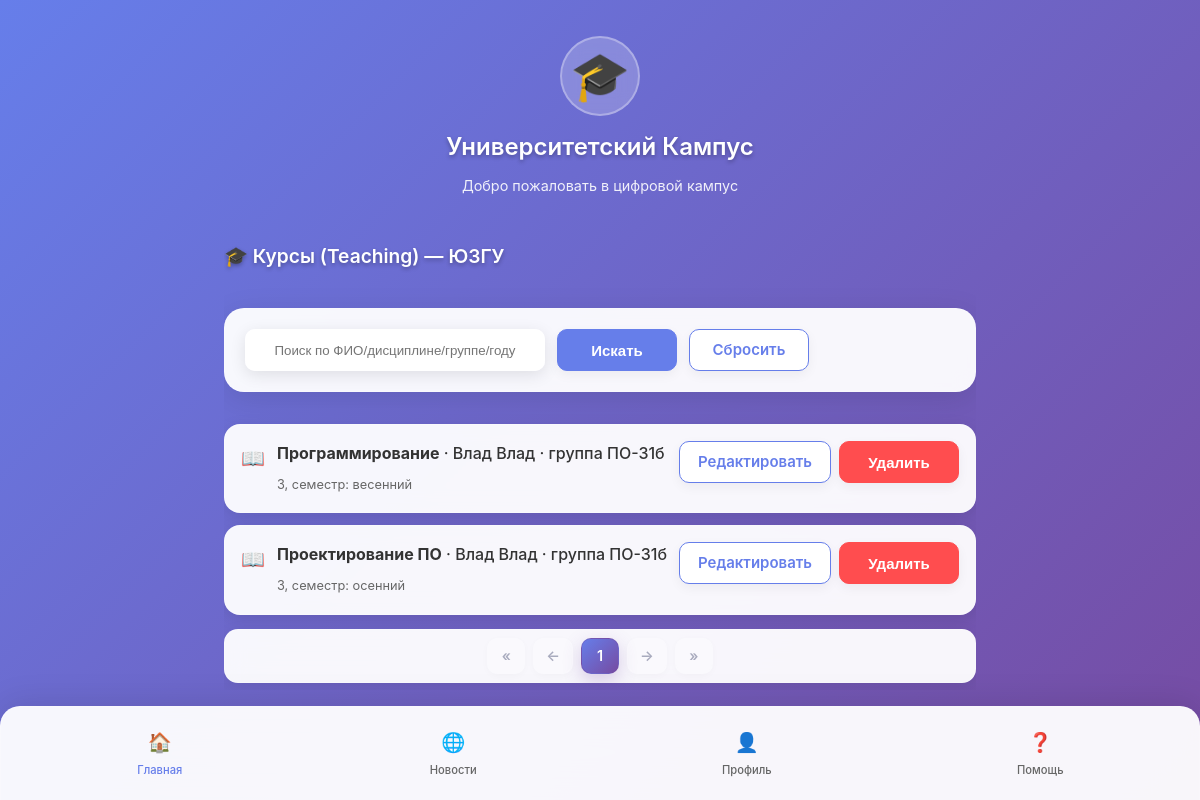
The app's page /moderation_subject/teaching/, older data.
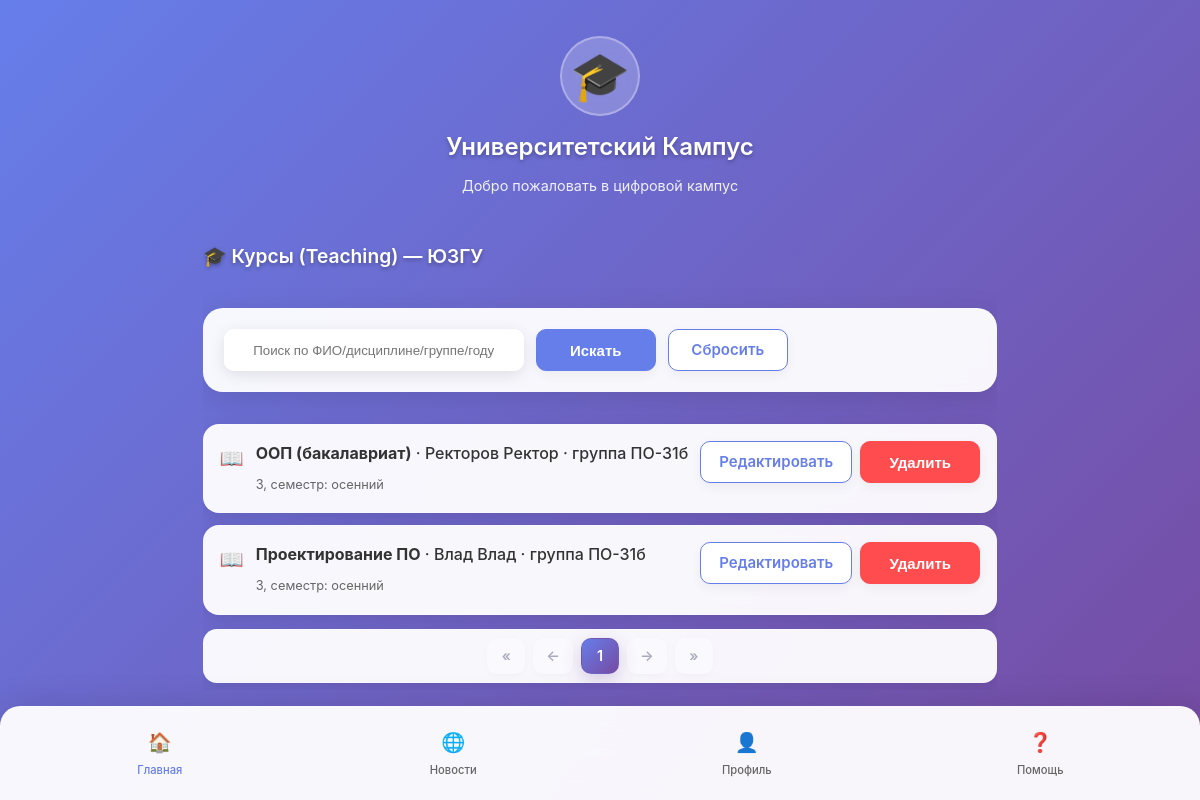
The same page, newer data.
### main/models.py (models this page shows, shortened)
class University(models.Model):
    name = models.CharField("Название университета", max_length=256, unique=True) # название
    short_name = models.CharField("Короткое имя", max_length=64, unique=True) # скоращенное название
    city = models.CharField("Город", max_length=128, blank=True)
    description = models.TextField(blank=True)
    contact_email = models.EmailField(blank=True)

class Teaching(models.Model):
    teacher = models.ForeignKey(Teacher, on_delete=models.CASCADE, related_name='teachings')
    curriculum = models.ForeignKey(Curriculum, on_delete=models.CASCADE, related_name='teachings')
    group = models.ForeignKey(StudentGroup, on_delete=models.SET_NULL, null=True, blank=True, related_name='teachings')
    academic_year = models.CharField(max_length=9)  # учбеный год
    semester_in_year = models.PositiveSmallIntegerField(choices=[(1, "осенний"), (2, "весенний")])
    class Meta:
        unique_together = [("teacher", "curriculum", "group", "academic_year")]
        indexes = [models.Index(fields=["academic_year"])]

class Curriculum(models.Model):
    SEMESTER_CHOICES = [(i, f"{i}") for i in range(1, 13)]
    program = models.ForeignKey(Program, on_delete=models.CASCADE, related_name='curriculum') # название учебной программы
    discipline = models.ForeignKey(Discipline, on_delete=models.PROTECT, related_name='curriculum_items') #дисциплна
    semester = models.PositiveSmallIntegerField(choices=SEMESTER_CHOICES) #семестр, в котором изучается программа
    hours = models.PositiveSmallIntegerField(default=0) # количество часов
    control_form = models.CharField(
        max_length=32,
        choices=[("exam", "Экзамен"), ("test", "Зачет"), ("diff_test", "Дифф. зачет")],
        default="exam"
    ) # форма оценивания
    class Meta:
        unique_together = [("program", "discipline", "semester")]

class Discipline(models.Model):
    code = models.CharField(max_length=32, blank=True)
    title = models.CharField(max_length=256)
    ects = models.DecimalField(max_digits=4, decimal_places=1, null=True, blank=True)
    class Meta:
        unique_together = [("code", "title")]

class Teacher(models.Model):
    person = models.OneToOneField(Person, on_delete=models.CASCADE, related_name='teacher')
    academic_title = models.CharField(max_length=128, blank=True)
    department = models.CharField(max_length=255, blank=True)
    university = models.ForeignKey('University', on_delete=models.CASCADE, related_name='teachers')

class Person(models.Model):
    user = models.OneToOneField(
        settings.AUTH_USER_MODEL, on_delete=models.SET_NULL, null=True, blank=True,
        related_name='person', help_text="Связь с Django User (если есть)"
    )
    last_name = models.CharField("Фамилия", max_length=128)
    first_name = models.CharField("Имя", max_length=128)
    middle_name = models.CharField("Отчество", max_length=128, blank=True)
    role = models.ForeignKey('Role', related_name='role', on_delete=models.SET_NULL, null=True, blank=True)
    email = models.EmailField(blank=True)
    phone = models.CharField(max_length=32, blank=True)
    vk_user_id = models.CharField(
        "VK/Max user id", max_length=64, blank=True, db_index=True
    )
    class Meta:
        indexes = [models.Index(fields=["vk_user_id"])]

class StudentGroup(models.Model):
    university = models.ForeignKey('University', on_delete=models.CASCADE, related_name='groups', null=True)
    program = models.ForeignKey('Program', on_delete=models.PROTECT, related_name='groups') # программа обучения
    name = models.CharField(max_length=64)  # ПО-51
    admission_year = models.PositiveSmallIntegerField()  # год начала учебы
    curator = models.ForeignKey(
        Teacher, on_delete=models.SET_NULL, null=True, blank=True, related_name='curating_groups'
    )
    class Meta:
        unique_together = [("program", "name")]
        indexes = [models.Index(fields=["admission_year"])]

### main/views/moderation_subject.py (the view, shortened to what this page needs)
# urls.py: path("moderation_subject/teaching/", views.moderation_teaching_list, name="teaching_list"),
def moderation_teaching_list(request):
    user = Person.objects.filter(pk=5).first().user
    if not is_moderator_min(user, 2):
        return HttpResponseForbidden("Недостаточно прав")
    uni = _resolve_current_university(user)
    qs = (Teaching.objects
          .filter(teacher__university=uni)
          .select_related("teacher__person", "curriculum__discipline", "curriculum__program", "group")
          .order_by("-academic_year", "curriculum__discipline__title"))
    q = (request.GET.get("q") or "").strip()
    paginator = Paginator(qs, 20)
    page_obj = paginator.get_page(request.GET.get("page") or 1)
    context =  {
        "current_university": uni,
        "page_obj": page_obj,
        "paginator": paginator,
        "q": q,
    }
    return render(request, "main/moderation/moderation_subjects_teaching_list.html", context)

### main/utils/permissions.py (called while the page is built)
def get_person(user):
    return getattr(user, "person", None)

def get_role_code(user):
    person = get_person(user)
    role = getattr(person, "role", None) if person else None
    return getattr(role, "permission", None)

def moderator_level(code):
    if code == "Moderator_3lvl":
        return 3
    if code == "Moderator_2lvl":
        return 2
    if code == "Moderator_1lvl":
        return 1
    return 0

def is_moderator_min(user, min_level: int):
    return moderator_level(get_role_code(user)) >= min_level

### main/views/moderation.py (called while the page is built)
def _resolve_current_university(user):
    person = getattr(user, "person", None)
    if person:
        teacher = getattr(person, "teacher", None)
        if teacher and teacher.university_id:
            return teacher.university
        student = getattr(person, "student", None)
        if student and student.university_id:
            return student.university
    return University.objects.order_by("id").first()

### main/templates/main/moderation/moderation_subjects_teaching_list.html (shortened to what this page needs)
{% extends "main/index.html" %}
{% load static %}
{% block extra_styles %}
    <link rel="stylesheet" href="{% static 'css/nl_paginator.css' %}">
    <link rel="stylesheet" href="{% static 'css/indigo_buttons.css' %}">
{% endblock %}
{% block content %}
    <section class="main-content">
        <h2 class="section-title">🎓 Курсы (Teaching) — {{ current_university.short_name }}</h2>
        <section class="user-card" style="margin-bottom:12px;">
            <form method="get" class="filters" style="display:flex; gap:12px; flex-wrap:wrap;">
                <input type="text"
                       name="q"
                       value="{{ q }}"
                       placeholder="Поиск по ФИО/дисциплине/группе/году"
                       class="action-card"
                       style="padding:10px; border-radius:10px; min-width:300px;">
                <button type="submit" class="btn btn-indigo">Искать</button>
                <a href="{% url 'teaching_list' %}" class="btn btn-ghost" role="button">Сбросить</a>
            </form>
        </section>
        <section class="notifications">
            <div class="notifications-list">
                {% for t in page_obj.object_list %}
                    <div class="notification-item">
                        <div class="notification-icon">📖</div>
                        <div class="notification-content" style="flex:1;">
                            <p class="notification-text">
                                <strong>{{ t.curriculum.discipline.title }}</strong>
                                · {{ t.teacher.person.last_name }} {{ t.teacher.person.first_name }}
                                {% if t.group %} · группа {{ t.group.name }}{% else %} · поток{% endif %}
                            </p>
                            <span class="notification-time">
              {{ t.academic_year }}, семестр: {{ t.get_semester_in_year_display }}
            </span>
                        </div>
                        <div style="display:flex; gap:8px;">
                            <a class="btn btn-ghost" href="{% url 'teaching_edit' t.id %}">Редактировать</a>
                            <form method="post"
                                  action="{% url 'teaching_delete' t.id %}"
                                  onsubmit="return confirm('Удалить курс и все зачисления?');">
                                <button class="btn btn-danger" type="submit">Удалить</button>
                            </form>
                        </div>
                    </div>
                {% endfor %}
            </div>
            {% include 'main/menu/paginator.html' %}
        </section>
    </section>
{% endblock %}

### main/templates/main/index.html (shortened to what this page needs)
<!DOCTYPE html>
{% load static %}
<html lang="ru">
<head>
    <link rel="stylesheet" href="{% static 'css/styles.css' %}">
    {% block extra_styles %}{% endblock %}
</head>
<body>
    <div class="container">
        {% include 'main/menu/header_menu.html' %}
        {% block content %}{% endblock %}
    </div>
    {% include 'main/menu/nav_menu.html' %}
</body>
</html>

### main/templates/main/menu/header_menu.html
{% load static %}
<header class="header">
    <div class="university-logo">
        <div class="logo-icon">🎓</div>
        <h1>Университетский Кампус</h1>
    </div>
    <p class="welcome-text">Добро пожаловать в цифровой кампус</p>
</header>

### main/templates/main/menu/paginator.html (shortened to what this page needs)
{% load pagination %}
<nav class="paginator" aria-label="Пагинация">
    {% if page_obj.has_previous %}
        <a class="page-btn page-btn--ghost" href="{% page_url request 1 %}" aria-disabled="false">«</a>
    {% else %}
        <span class="page-btn page-btn--ghost is-disabled" aria-disabled="true">«</span>
    {% endif %}
    {% if page_obj.has_previous %}
        <a class="page-btn page-btn--ghost" href="{% page_url request page_obj.previous_page_number %}"
           aria-disabled="false">←</a>
    {% else %}
        <span class="page-btn page-btn--ghost is-disabled" aria-disabled="true">←</span>
    {% endif %}
    {% for i in paginator.page_range %}
        {% if i >= page_obj.number|add:'-2' and i <= page_obj.number|add:'2' %}
            {% if i == page_obj.number %}
                <span class="page-btn is-active" aria-current="page">{{ i }}</span>
            {% else %}
                <a class="page-btn" href="{% page_url request i %}">{{ i }}</a>
            {% endif %}
        {% endif %}
    {% endfor %}
    {% if page_obj.has_next %}
        <a class="page-btn page-btn--ghost" href="{% page_url request page_obj.next_page_number %}"
           aria-disabled="false">→</a>
    {% else %}
        <span class="page-btn page-btn--ghost is-disabled" aria-disabled="true">→</span>
    {% endif %}
    {% if page_obj.has_next %}
        <a class="page-btn page-btn--ghost" href="{% page_url request paginator.num_pages %}" aria-disabled="false">»</a>
    {% else %}
        <span class="page-btn page-btn--ghost is-disabled" aria-disabled="true">»</span>
    {% endif %}
</nav>

### main/templates/main/menu/nav_menu.html
{% load static %}
<nav class="bottom-nav">
    <a href="{% url 'index' %}" class="nav-item active" data-page="main">
        <span class="nav-icon">🏠</span>
        <span class="nav-text">Главная</span>
    </a>
    <a href="{% url 'news_view' %}" class="nav-item" data-page="news">
        <span class="nav-icon">🌐</span>
        <span class="nav-text">Новости</span>
    </a>
    <a href="{% url 'profile_view' %}" class="nav-item" data-page="profile">
        <span class="nav-icon">👤</span>
        <span class="nav-text">Профиль</span>
    </a>
    <a href="{% url 'help_page' %}" class="nav-item" data-page="help">
        <span class="nav-icon">❓</span>
        <span class="nav-text">Помощь</span>
    </a>
</nav>

### main/static/css/styles.css (style rules this page uses)
* { margin: 0; padding: 0; box-sizing: border-box; -webkit-tap-highlight-color: transparent; }
html, body { height: 100%; }
body { font-family: -apple-system, BlinkMacSystemFont, 'Segoe UI', Roboto, Oxygen, Ubuntu, sans-serif; background: linear-gradient(135deg, #667eea 0%, #764ba2 100%); color: #333; line-height: 1.6; min-height: 100vh; padding: env(safe-area-inset-top) env(safe-area-inset-right) env(safe-area-inset-bottom) env(safe-area-inset-left); display: flex; flex-direction: column; background-attachment: fixed; }
.container { max-width: 100%; padding: 16px; margin: 0 auto; flex: 1; display: flex; flex-direction: column; padding-bottom: 100px; }
.header { text-align: center; margin-bottom: 24px; padding: 20px 0; }
.university-logo { display: flex; flex-direction: column; align-items: center; gap: 12px; }
.logo-icon { font-size: 3rem; background: rgba(255, 255, 255, 0.2); width: 80px; height: 80px; border-radius: 50%; display: flex; align-items: center; justify-content: center; backdrop-filter: blur(10px); border: 2px solid rgba(255, 255, 255, 0.3); }
.header h1 { color: white; font-size: 1.5rem; font-weight: 600; margin: 0; text-shadow: 0 2px 4px rgba(0, 0, 0, 0.3); }
.welcome-text { color: rgba(255, 255, 255, 0.9); font-size: 0.9rem; margin-top: 8px; }
.main-content { flex: 1; display: flex; flex-direction: column; gap: 20px; overflow-y: auto; -webkit-overflow-scrolling: touch; }
.user-card { background: rgba(255, 255, 255, 0.95); border-radius: 20px; padding: 20px; display: flex; align-items: center; gap: 15px; box-shadow: 0 8px 32px rgba(0, 0, 0, 0.1); backdrop-filter: blur(10px); border: 1px solid rgba(255, 255, 255, 0.2); }
.section-title { color: white; font-size: 1.2rem; font-weight: 600; margin-bottom: 16px; text-shadow: 0 2px 4px rgba(0, 0, 0, 0.3); }
.action-card { background: rgba(255, 255, 255, 0.95); border-radius: 16px; padding: 20px 16px; text-align: center; box-shadow: 0 4px 16px rgba(0, 0, 0, 0.1); backdrop-filter: blur(10px); border: 1px solid rgba(255, 255, 255, 0.2); transition: transform 0.2s ease, box-shadow 0.2s ease; cursor: pointer; display: flex; flex-direction: column; align-items: center; text-decoration: none; color: inherit; }
.notifications-list { display: flex; flex-direction: column; gap: 12px; }
.notification-item { background: rgba(255, 255, 255, 0.95); border-radius: 16px; padding: 16px; display: flex; align-items: flex-start; gap: 12px; box-shadow: 0 4px 16px rgba(0, 0, 0, 0.1); backdrop-filter: blur(10px); border: 1px solid rgba(255, 255, 255, 0.2); }
.notification-icon { font-size: 1.2rem; margin-top: 2px; }
.notification-content { flex: 1; }
.notification-text { font-weight: 500; margin-bottom: 4px; }
.notification-time { color: #666; font-size: 0.8rem; }
.bottom-nav { position: fixed; bottom: 0; left: 0; right: 0; display: flex; background: rgba(255, 255, 255, 0.95); border-radius: 20px 20px 0 0; padding: 12px; box-shadow: 0 -4px 32px rgba(0, 0, 0, 0.1); backdrop-filter: blur(20px); border: 1px solid rgba(255, 255, 255, 0.2); border-bottom: none; z-index: 1000; padding-bottom: calc(12px + env(safe-area-inset-bottom)); }
.nav-item { flex: 1; background: none; border: none; padding: 8px 4px; display: flex; flex-direction: column; align-items: center; gap: 4px; border-radius: 12px; cursor: pointer; transition: background-color 0.2s ease; color: #666; text-decoration: none; }
.nav-item.active { color: #667eea; }
.nav-icon { font-size: 1.2rem; }
.nav-text { font-size: 0.7rem; font-weight: 500; }
@media (min-height: 800px) { .container { padding-bottom: 110px; } }
.main-content { scroll-behavior: smooth; }
.main-content { -ms-overflow-style: none; scrollbar-width: none; }

### main/static/css/indigo_buttons.css (style rules this page uses)
.btn { display: inline-flex; align-items: center; justify-content: center; font-weight: 600; border-radius: 10px; padding: 10px 18px; font-size: 15px; text-decoration: none; cursor: pointer; border: 1.5px solid transparent; transition: all 0.15s ease; min-width: 120px; height: 42px; box-shadow: 0 4px 12px rgba(0, 0, 0, 0.05); user-select: none; }
.btn-indigo { background-color: #667eea; border-color: #667eea; color: #fff; }
.btn-ghost { background-color: #fff; color: #667eea; border-color: #667eea; }
.btn-danger { background-color: #ff4d4f; border-color: #ff4d4f; color: #fff; }

Row changes from the older to the newer data that the page shows:
removed Teaching: curriculum.discipline "Программирование", teacher.person.last_name "Влад", teacher.person.first_name "Влад", group.name "ПО-31б", academic_year "3", semester_in_year "весенний"
added Teaching: curriculum.discipline "ООП (бакалавриат)", teacher.person.last_name "Ректоров", teacher.person.first_name "Ректор", group.name "ПО-31б", academic_year "3", semester_in_year "осенний"
